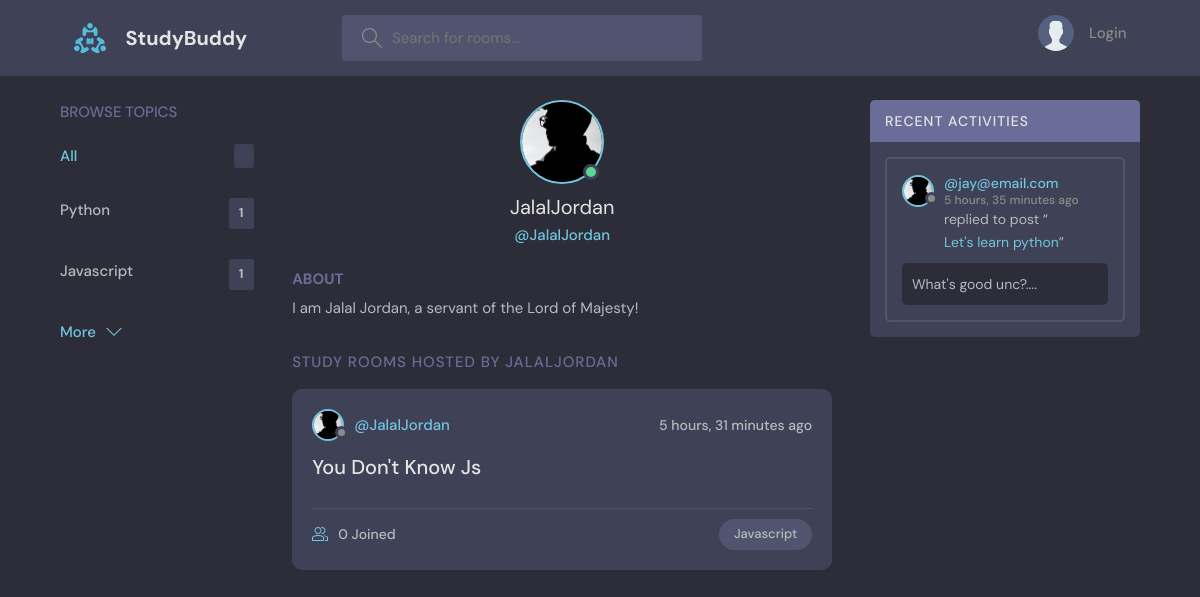
Page /user-profile/2/ on the committed database.
### base/models.py (models this page shows, shortened)
class Topic(models.Model):
    name = models.CharField(max_length=200)

class User(AbstractUser):
    name = models.CharField(max_length=200, null=True)
    email = models.EmailField(unique=True, null=True)
    bio = models.TextField(null=True)
    avatar = models.ImageField(null=True, default="avatar.svg")
    USERNAME_FIELD = "email"
    REQUIRED_FIELDS = []

class Room(models.Model):
    host = models.ForeignKey(User, on_delete=models.SET_NULL, null=True)
    topic = models.ForeignKey(Topic, on_delete=models.SET_NULL, null=True)
    name = models.CharField(max_length=200)
    description = models.TextField(null=True, blank=True)
    participants = models.ManyToManyField(
        User,
        related_name="participants",
        blank=True,
    )
    updated = models.DateTimeField(auto_now=True)
    created = models.DateTimeField(auto_now_add=True)
    class Meta:
        ordering = ["-updated", "-created"]

class Message(models.Model):
    user = models.ForeignKey(User, on_delete=models.CASCADE)
    room = models.ForeignKey(Room, on_delete=models.CASCADE)
    body = models.TextField()
    updated = models.DateTimeField(auto_now=True)
    created = models.DateTimeField(auto_now_add=True)
    class Meta:
        ordering = ["-updated", "-created"]
    def __str__(self):
        return self.body[:50]

### base/views.py (the view)
# urls.py: path("user-profile/<str:pk>/", views.userProfile, name="user-profile"),
def userProfile(request, pk):
    user = User.objects.get(id=pk)
    rooms = user.room_set.all()
    room_messages = user.message_set.all()
    topics = Topic.objects.all()
    context = {
        "user": user,
        "rooms": rooms,
        "room_messages": room_messages,
        "topics": topics,
    }
    return render(request, "base/profile.html", context)

### base/templates/base/profile.html (shortened to what this page needs)
{% extends 'main.html' %}
{% block content %}
  <main class="profile-page layout layout--3">
    <div class="container">
      {% include 'base/topics_component.html' %}
      <div class="roomList">
        <div class="profile">
          <div class="profile__avatar">
            <div class="avatar avatar--large active">
              <img src="{{user.avatar.url}}" />
            </div>
          </div>
          <div class="profile__info">
            <h3>{{user.username}}</h3>
            <p>@{{user.username}}</p>
          </div>
          <div class="profile__about">
            <h3>About</h3>
            <p>
                {{user.bio}}
            </p>
          </div>
        </div>
        <div class="roomList__header">
          <div>
            <h2>Study Rooms Hosted by {{user.username}}</a>
            </h2>
          </div>
        </div>
        {% include 'base/feed_component.html' %}
      </div>
      {% include 'base/activity_component.html' %}
    </div>
  </main>
{% endblock content %}

### templates/main.html (shortened to what this page needs)
<!DOCTYPE html>
{% load static %}
<html lang="en">
  <head>
    <link rel="stylesheet" href="{% static 'styles/style.css' %}" />
  </head>
  <body>
    {% include 'navbar.html' %}
    {% block content %}
    {% endblock content %}
  </body>
</html>

### templates/navbar.html (shortened to what this page needs)
{% load static %}
<header class="header header--loggedIn">
    <div class="container">
      <a href="{% url 'home' %}" class="header__logo">
        <img src="{% static 'images/logo.svg' %}" />
        <h1>StudyBuddy</h1>
      </a>
      <form class="header__search" method="GET"
                action="{% url 'home' %}">
        <label>
          <input name="q" placeholder="Search for rooms..." />
        </label>
      </form>
      <nav class="header__menu">
        {% if request.user.is_authenticated %}
        <div class="header__user">
          <a href="{% url 'user-profile' request.user.id %}">
            <div class="avatar avatar--medium active">
              <img src="{{request.user.avatar.url}}" />
            </div>
            <p>{{request.user.username}} <span>@{{request.user.username}}</span></p>
          </a>
          <button class="dropdown-button">
            <svg version="1.1" xmlns="http://www.w3.org/2000/svg" width="32" height="32" viewBox="0 0 32 32">
              <title>chevron-down</title>
              <path d="M16 21l-13-13h-3l16 16 16-16h-3l-13 13z"></path>
            </svg>
          </button>
        </div>
        {% else %}
        <a href="{% url 'login' %}">
            <img src="{% static 'images/avatar.svg' %}" />
            <p>Login</p>
        </a>
        {% endif %}
      </nav>
    </div>
  </header>

### base/templates/base/topics_component.html
<div class="topics">
    <div class="topics__header">
      <h2>Browse Topics</h2>
    </div>
    <ul class="topics__list">
      <li>
        <a href="/" class="active">All <span>{{room_count}}</span></a>
      </li>
      {% for topic in topics %}
        <li>
            <a href="{% url 'home' %}?q={{topic.name}}">{{topic.name}} <span>{{topic.room_set.all.count}}</span></a>
        </li>
      {% endfor %}
    </ul>
    <a class="btn btn--link" href="{% url 'topics' %}">
      More
      <svg version="1.1" xmlns="http://www.w3.org/2000/svg" width="32" height="32" viewBox="0 0 32 32">
        <title>chevron-down</title>
        <path d="M16 21l-13-13h-3l16 16 16-16h-3l-13 13z"></path>
      </svg>
    </a>
  </div>

### base/templates/base/feed_component.html (shortened to what this page needs)
{% for room in rooms %}
<div class="roomListRoom">
    <div class="roomListRoom__header">
      <a href="{% url 'user-profile' room.host.id %}" class="roomListRoom__author">
        <div class="avatar avatar--small">
          <img src="{{room.host.avatar.url}}" />
        </div>
        <span>@{{room.host.username}}</span>
      </a>
      <div class="roomListRoom__actions">
        <span>{{room.created|timesince}} ago</span>
      </div>
    </div>
    <div class="roomListRoom__content">
      <a href="{% url 'room' room.id %}">{{room.name}}</a>
    </div>
    <div class="roomListRoom__meta">
      <a href="{% url 'room' room.id %}" class="roomListRoom__joined">
        {{room.participants.all.count}} Joined
      </a>
      <p class="roomListRoom__topic">{{room.topic.name}}</p>
    </div>
</div>
{% endfor %}

### base/templates/base/activity_component.html (shortened to what this page needs)
<div class="activities">
    <div class="activities__header">
      <h2>Recent Activities</h2>
    </div>
    {% for message in room_messages %}
    <div class="activities__box">
        <div class="activities__boxHeader roomListRoom__header">
          <a href="{% url 'user-profile' message.user.id %}" class="roomListRoom__author">
            <div class="avatar avatar--small">
              <img src="{{message.user.avatar.url}}" />
            </div>
            <p>
              @{{message.user}}
              <span>{{message.created|timesince}} ago</span>
            </p>
          </a>
        </div>
        <div class="activities__boxContent">
          <p>replied to post “<a href="{% url 'room' message.room.id %}">{{message.room.name}}</a>”</p>
          <div class="activities__boxRoomContent">
            {{message}}....
          </div>
        </div>
      </div>
    {% endfor %}
  </div>

### rows in the picture
Topic: name "Python", room_set.all.count "1"
Topic: name "Javascript", room_set.all.count "1"
User: avatar (picture), username "JalalJordan", bio "I am Jalal Jordan, a servant of the Lord of Majesty!", username "JALALJORDAN"
Room: host.avatar (picture), host.username "JalalJordan", created "5 hours, 31 minutes", name "You Don't Know Js", participants.all.count "0", topic.name "Javascript"
Message: user.avatar (picture), user "jay@email.com", created "5 hours, 35 minutes", room.name "Let's learn python", body "What's good unc?"
